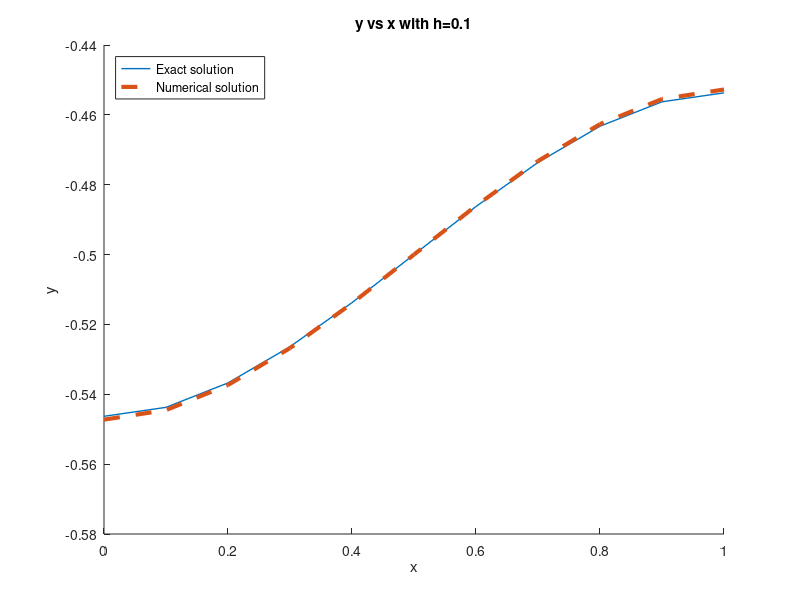
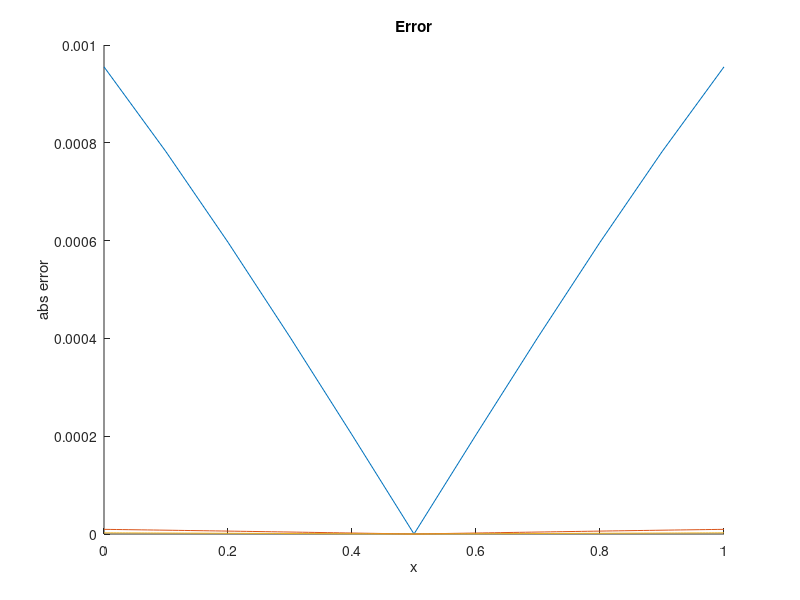
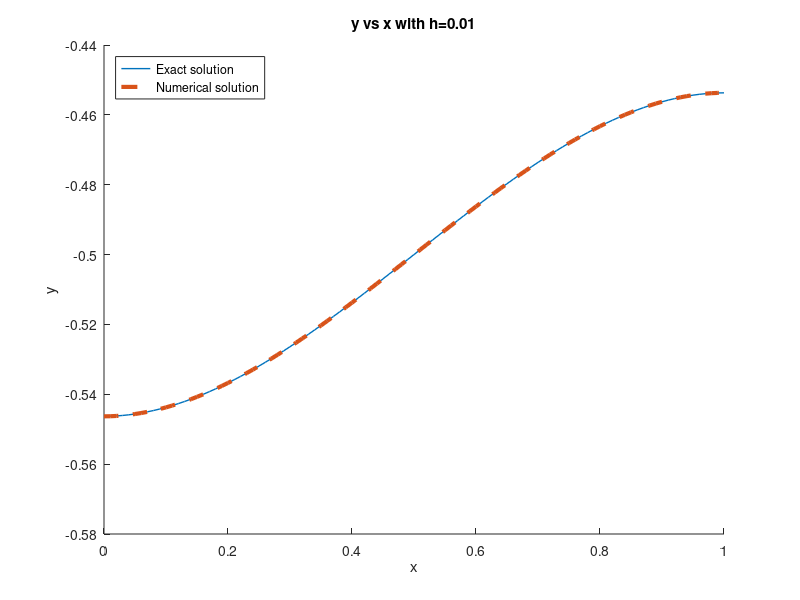
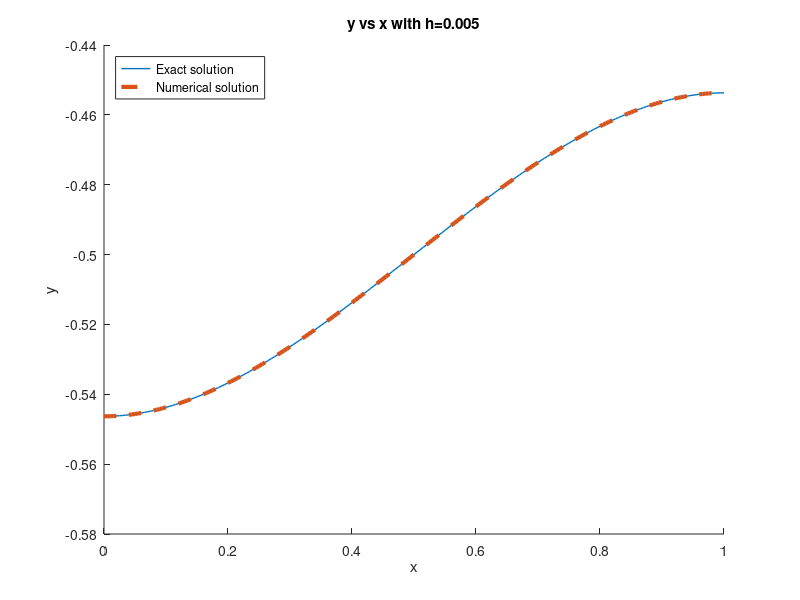

MATLAB code to generate these figures, in order:
%NEUMANN TRIDIAG USING GHOST PTS
clear all;
close all; 

h = [0.1 0.01 0.005];

lambda = -1;
L = 1;

%nonhomogenous part of ode 
f = @(x) x;

%Exact solution 
y = @(x) sin(x)-tan(.5)*cos(x)-x;

for i=1:length(h)
    x = 0:h(i):L; 
    N = length(x); %number of interior points in x

    %Create tridiag matrix 
    A = (1/h(i)^2).*(diag(-1*ones(N-1,1), -1) + diag((2+lambda*h(i)^2)*ones(N,1), 0) + diag(-1*ones(N-1,1), 1));
    A(1,2) = -2/h(i)^2; 
    A(N,N-1) = -2/h(i)^2; 

    %Create f matrix 
    F = f(x);

    %linearlly solve the matrices system 
    u = linsolve(A, F');

    %plot the numerical solution 
    figure 
    hold on
    plot(x, y(x), 'linewidth', 1);
    plot(x, u,'--','linewidth', 3);
    xlabel('x');
    ylabel('y');
    legend({'Exact solution','Numerical solution'}, 'location','northwest');
    title(['y vs x with h=',num2str(h(i))]);
    
    figure(2)
    hold on 
    err = abs(y(x) - u');
    plot(x, err);
    xlabel('x');
    ylabel('abs error');
    title('Error');
end
